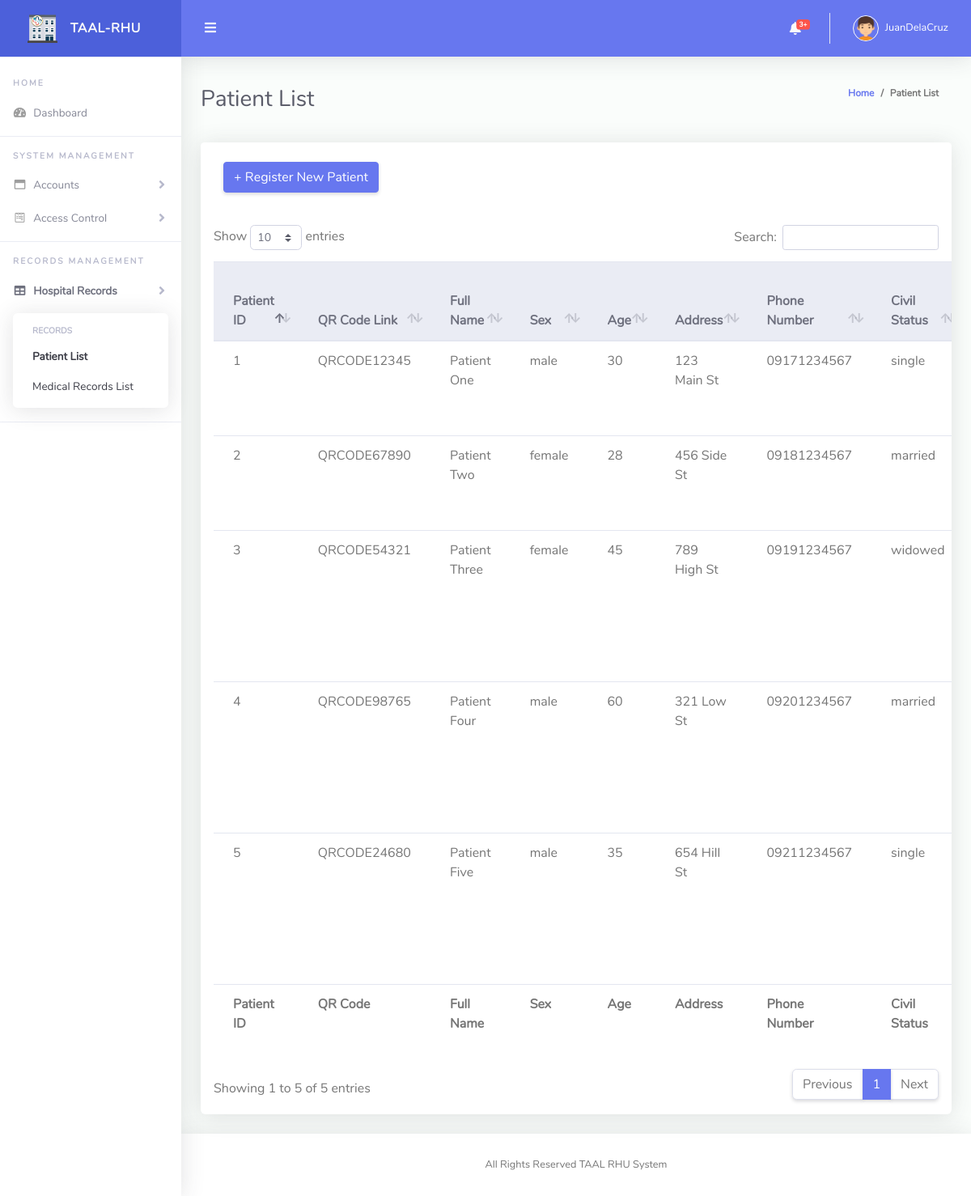
Screenshot of /admin/patients.php (signed in) with the database file from the repository.
### tables this page shows
CREATE TABLE `patients` (
  `patient_id` int(11) NOT NULL,
  `qr_code` varchar(255) NOT NULL,
  `full_name` varchar(100) NOT NULL,
  `sex` enum('male','female','other') NOT NULL,
  `age` int(11) NOT NULL,
  `address` varchar(255) DEFAULT NULL,
  `phone_number` varchar(15) DEFAULT NULL,
  `civil_status` varchar(50) DEFAULT NULL,
  `birthday` date DEFAULT NULL,
  `philhealth_id` varchar(50) DEFAULT NULL,
  `bp` varchar(10) DEFAULT NULL,
  `temperature` decimal(4,2) DEFAULT NULL,
  `rr` int(11) DEFAULT NULL,
  `hr` int(11) DEFAULT NULL,
  `pr` int(11) DEFAULT NULL,
  `weight` decimal(5,2) DEFAULT NULL,
  `height` decimal(5,2) DEFAULT NULL,
  `diagnosis` text DEFAULT NULL,
  `treatment` text DEFAULT NULL,
  `last_checkup_date` date DEFAULT NULL,
  `next_followup_date` date DEFAULT NULL
);

### controller/display.php (the view, shortened to what this page needs)
<?php
function displayQRCodeLink($patient_id, $conn) {
    $sql = "SELECT qr_code_exists FROM patient_qr_status WHERE patient_id = ".$patient_id;
$result = $conn->query($sql);
}
function displayTable($conn, $tableName, $query, $columns) {
    $result = $conn->query($query);
    if ($result->num_rows > 0) {
        while($row = $result->fetch_assoc()) {
            echo "<tr>";
            foreach ($columns as $column) {
                if($column =="file_location"){
                    echo "<td>" . '<img src="'.$row[$column].'" alt="" ><hr>
                    <a href="'.$row[$column].'" download="'.$row[$column].'" class="btn btn-danger m-1"> Download Image</a>
                    ' . "</td>";
                }
                else{
                    echo "<td>" . $row[$column] . "</td>";
                }
            }
            if($tableName == "users"){
                echo "<td><a href='edit_user.php?user_id=".$row['user_id']."'  class='btn btn-primary m-1'>Edit</a><a href='delete.php?idval=".$row['user_id']."&table=$tableName&link=admins&idname=user_id'  class='btn btn-danger m-1'>Delete</a></td>";
            }
            else if ($tableName == "qr_codes"){
                echo "<td><a href='edit_qrcodes.php?qrid=".$row['qr_id']."'  class='btn btn-primary m-1'>Edit</a><a href='delete.php?idval=".$row['qr_id']."&table=$tableName&link=qr_codes&idname=qr_id'  class='btn btn-danger m-1'>Delete</a></td>";
            }
            else if ($tableName == "sms_notifications"){
                echo "<td><a href='edit_sms.php?sms_id=".$row['sms_id']."'  class='btn btn-primary m-1'>Edit</a><a href='delete.php?idval=".$row['sms_id']."&table=$tableName&link=sms_sent&idname=sms_id'  class='btn btn-danger m-1'>Delete</a></td>";
            }
            else if ($tableName == "patients"){
                displayQRCodeLink($row['patient_id'], $conn);
            }
            else if ($tableName == "medical_records"){
                echo "<td><a href='edit_mrecords.php?record_id=".$row['record_id']."'  class='btn btn-primary m-1'>Edit</a><a href='delete.php?idval=".$row['record_id']."&table=$tableName&link=m_records&idname=record_id'  class='btn btn-danger m-1'>Delete</a>
                </td>";
            }
            echo "</tr>";
        }
    } else {
    }
}
?>

### rows the page displays
patients: patient_id "1", qr_code "QRCODE12345", full_name "Patient One", sex "male", age "30", address "123 Main St", phone_number "09171234567", civil_status "single"
patients: patient_id "2", qr_code "QRCODE67890", full_name "Patient Two", sex "female", age "28", address "456 Side St", phone_number "09181234567", civil_status "married"
patients: patient_id "3", qr_code "QRCODE54321", full_name "Patient Three", sex "female", age "45", address "789 High St", phone_number "09191234567", civil_status "widowed"
patients: patient_id "4", qr_code "QRCODE98765", full_name "Patient Four", sex "male", age "60", address "321 Low St", phone_number "09201234567", civil_status "married"
patients: patient_id "5", qr_code "QRCODE24680", full_name "Patient Five", sex "male", age "35", address "654 Hill St", phone_number "09211234567", civil_status "single"

### other values shown
$row['count'] "3"
$_SESSION['username'] "JuanDelaCruz"
